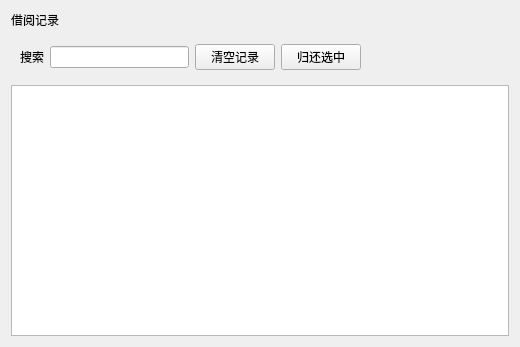
<?xml version="1.0" encoding="UTF-8"?>
<ui version="4.0">
 <class>Cell_Record</class>
 <widget class="QWidget" name="Cell_Record">
  <property name="geometry">
   <rect>
    <x>0</x>
    <y>0</y>
    <width>520</width>
    <height>347</height>
   </rect>
  </property>
  <property name="windowTitle">
   <string>Form</string>
  </property>
  <property name="name" stdset="0">
   <string>bg</string>
  </property>
  <layout class="QGridLayout" name="gridLayout_2">
   <item row="0" column="0">
    <widget class="QLabel" name="lb_title">
     <property name="text">
      <string>借阅记录</string>
     </property>
     <property name="name" stdset="0">
      <string>title</string>
     </property>
    </widget>
   </item>
   <item row="1" column="0" colspan="2">
    <widget class="QWidget" name="widget" native="true">
     <layout class="QGridLayout" name="gridLayout">
      <item row="1" column="0">
       <widget class="QLabel" name="label">
        <property name="text">
         <string>搜索</string>
        </property>
        <property name="alignment">
         <set>Qt::AlignRight|Qt::AlignTrailing|Qt::AlignVCenter</set>
        </property>
        <property name="name" stdset="0">
         <string>lb</string>
        </property>
       </widget>
      </item>
      <item row="1" column="1">
       <widget class="QLineEdit" name="le_search">
        <property name="name" stdset="0">
         <string>le</string>
        </property>
       </widget>
      </item>
      <item row="1" column="2">
       <widget class="QPushButton" name="btn_clear">
        <property name="text">
         <string>清空记录</string>
        </property>
        <property name="name" stdset="0">
         <string>btn</string>
        </property>
       </widget>
      </item>
      <item row="1" column="4">
       <spacer name="horizontalSpacer">
        <property name="orientation">
         <enum>Qt::Horizontal</enum>
        </property>
        <property name="sizeHint" stdset="0">
         <size>
          <width>40</width>
          <height>20</height>
         </size>
        </property>
       </spacer>
      </item>
      <item row="1" column="3">
       <widget class="QPushButton" name="pushButton">
        <property name="text">
         <string>归还选中</string>
        </property>
        <property name="name" stdset="0">
         <string>btn</string>
        </property>
       </widget>
      </item>
     </layout>
    </widget>
   </item>
   <item row="2" column="0" colspan="2">
    <widget class="QTableView" name="tableView">
     <property name="name" stdset="0">
      <string>table</string>
     </property>
    </widget>
   </item>
  </layout>
 </widget>
 <resources/>
 <connections/>
</ui>
